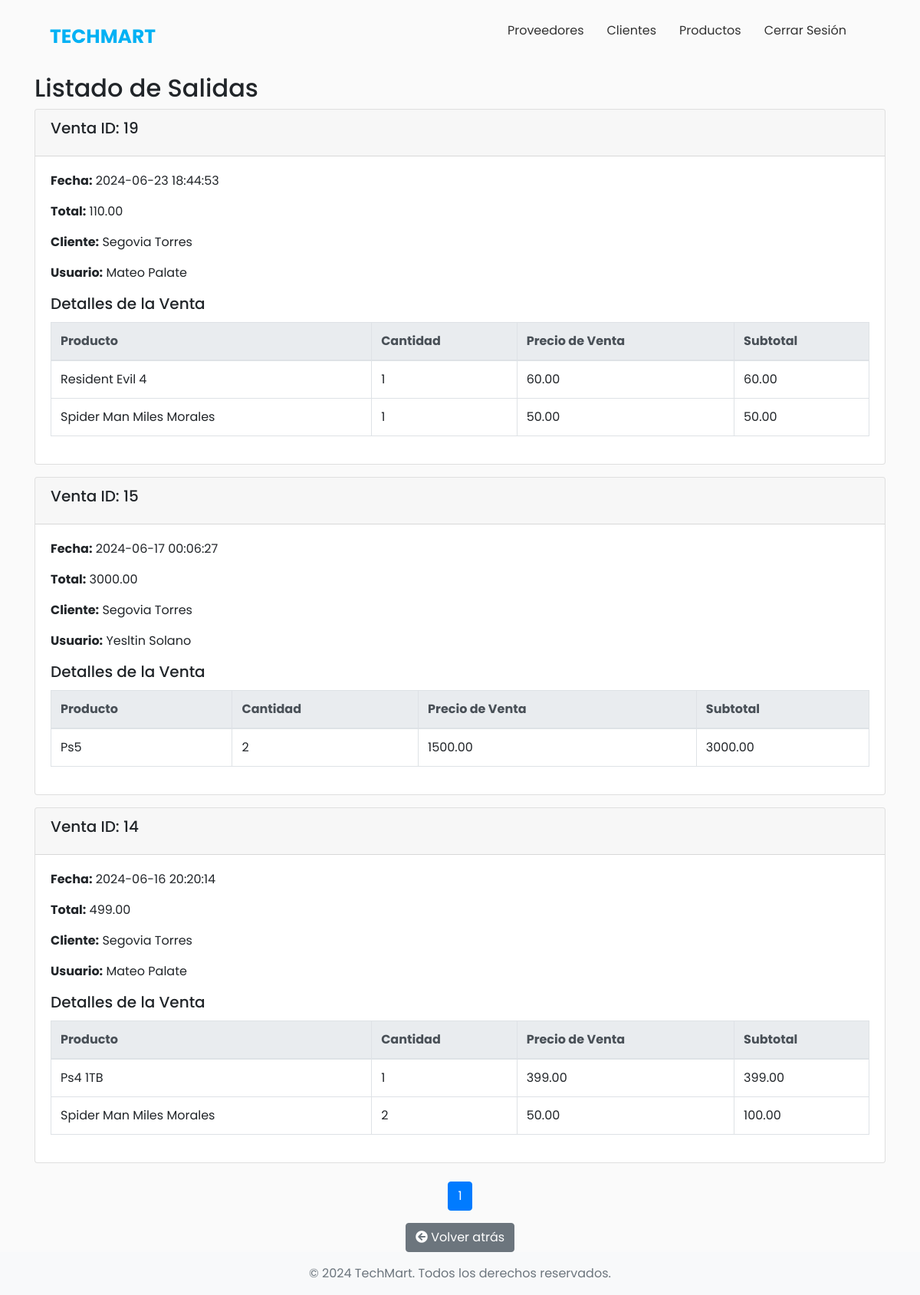
The page /salidaReporte.php on the database its author committed.
### tables this page shows
CREATE TABLE `ventaproducto` (
  `VentaID` int NOT NULL AUTO_INCREMENT,
  `ClienteCedula` varchar(10) DEFAULT NULL,
  `UsuarioCedula` varchar(10) DEFAULT NULL,
  `Fecha` datetime DEFAULT NULL,
  `Total` decimal(10,2) DEFAULT NULL,
  PRIMARY KEY (`VentaID`),
  KEY `ClienteCedula` (`ClienteCedula`),
  KEY `UsuarioCedula` (`UsuarioCedula`),
  CONSTRAINT `ventaproducto_ibfk_1` FOREIGN KEY (`ClienteCedula`) REFERENCES `clientes` (`Cedula`),
  CONSTRAINT `ventaproducto_ibfk_2` FOREIGN KEY (`UsuarioCedula`) REFERENCES `usuarios` (`Cedula`)
);

CREATE TABLE `clientes` (
  `Cedula` varchar(10) NOT NULL,
  `Nombre` varchar(100) DEFAULT NULL,
  `Apellido` varchar(100) DEFAULT NULL,
  `Ciudad` varchar(100) DEFAULT NULL,
  `Direccion` varchar(255) DEFAULT NULL,
  `Telefono` varchar(20) DEFAULT NULL,
  `Email` varchar(100) DEFAULT NULL,
  `contrasena` varchar(10) NOT NULL,
  PRIMARY KEY (`Cedula`)
);

CREATE TABLE `usuarios` (
  `Cedula` varchar(10) NOT NULL,
  `Nombre` varchar(100) DEFAULT NULL,
  `Apellido` varchar(100) DEFAULT NULL,
  `Ciudad` varchar(100) DEFAULT NULL,
  `Direccion` varchar(255) DEFAULT NULL,
  `Telefono` varchar(20) DEFAULT NULL,
  `Email` varchar(100) DEFAULT NULL,
  `contrasena` varchar(10) NOT NULL,
  `rol_id` int DEFAULT NULL,
  PRIMARY KEY (`Cedula`),
  KEY `rol_id` (`rol_id`),
  CONSTRAINT `usuarios_ibfk_1` FOREIGN KEY (`rol_id`) REFERENCES `rol` (`id`)
);

CREATE TABLE `productos` (
  `ProductoID` int NOT NULL AUTO_INCREMENT,
  `Nombre` varchar(100) DEFAULT NULL,
  `Descripcion` varchar(255) DEFAULT NULL,
  `PrecioPublico` decimal(10,2) DEFAULT NULL,
  `Stock` int DEFAULT NULL,
  `img` varchar(255) DEFAULT NULL,
  `Categoria` int DEFAULT NULL,
  PRIMARY KEY (`ProductoID`),
  KEY `FK_Categoria` (`Categoria`),
  CONSTRAINT `FK_Categoria` FOREIGN KEY (`Categoria`) REFERENCES `categorias` (`CategoriaID`)
);

CREATE TABLE `detalleventaproducto` (
  `DetalleVentaID` int NOT NULL AUTO_INCREMENT,
  `VentaID` int DEFAULT NULL,
  `ProductoID` int DEFAULT NULL,
  `Cantidad` int DEFAULT NULL,
  `precioPublico` decimal(10,2) DEFAULT NULL,
  `subTotal` decimal(10,2) DEFAULT NULL,
  PRIMARY KEY (`DetalleVentaID`),
  KEY `VentaID` (`VentaID`),
  KEY `ProductoID` (`ProductoID`),
  CONSTRAINT `detalleventaproducto_ibfk_1` FOREIGN KEY (`VentaID`) REFERENCES `ventaproducto` (`VentaID`),
  CONSTRAINT `detalleventaproducto_ibfk_2` FOREIGN KEY (`ProductoID`) REFERENCES `productos` (`ProductoID`)
);

### salidaReporte.php (the view, shortened to what this page needs)
<!DOCTYPE html>
<html lang="es">
<head>
    <link rel="stylesheet" href="https://stackpath.bootstrapcdn.com/bootstrap/4.5.2/css/bootstrap.min.css">
    <link rel="stylesheet" href="https://use.fontawesome.com/releases/v5.15.3/css/all.css">
    <link rel="stylesheet" href="css/styleBase.css">
</head>
<body>
<header class="header">
        <div class="menu container">
            <div class="logo" onclick="location.href='menu.php';" style="cursor: pointer;">TechMart</div>
            <nav class="navbar">
                <ul>
                    <li><a href="proveedores.php">Proveedores</a></li>
                    <li><a href="clientes.php">Clientes</a></li>
                    <li><a href="productos.php">Productos</a></li>
                    <li><a href="php/cerrarSesion.php?logout=true" id="cerrar">Cerrar Sesión</a></li>
                </ul>
            </nav>
        </div>
    </header>
    <div class="container">
        <h2>Listado de Salidas</h2>
        <?php
        include("php/conexion.php");
        $per_page = 10;
        if (isset($_GET['page']) && $_GET['page'] > 0) {
            $page = $_GET['page'];
        } else {
            $page = 1;
        }
        $start = ($page - 1) * $per_page;
        $count_sql = "SELECT COUNT(*) AS total FROM VentaProducto";
        $count_result = $conexion->query($count_sql);
        $count_row = $count_result->fetch_assoc();
        $total_records = $count_row['total'];
        $total_pages = ceil($total_records / $per_page);
        $range = 3;
        $start_range = $page - $range;
        $end_range = $page + $range;
        if ($start_range < 1) {
            $start_range = 1;
            $end_range = min($start_range + $range * 2, $total_pages);
        }
        $sql_ventas = "SELECT vp.VentaID, vp.Fecha, vp.Total,
                            c.Nombre AS ClienteNombre, c.Apellido AS ClienteApellido,
                            u.Nombre AS UsuarioNombre, u.Apellido AS UsuarioApellido,
                            dv.ProductoID, pr.Nombre AS ProductoNombre, dv.Cantidad, dv.precioPublico, dv.subTotal
                    FROM VentaProducto vp
                    JOIN Clientes c ON vp.ClienteCedula = c.Cedula
                    JOIN Usuarios u ON vp.UsuarioCedula = u.Cedula
                    JOIN DetalleVentaProducto dv ON vp.VentaID = dv.VentaID
                    JOIN Productos pr ON dv.ProductoID = pr.ProductoID
                    ORDER BY vp.Fecha DESC
                    LIMIT $start, $per_page";
        $result_ventas = $conexion->query($sql_ventas);
        if ($result_ventas->num_rows > 0) {
            $current_venta_id = null;
            while ($row = $result_ventas->fetch_assoc()) {
                if ($row['VentaID'] !== $current_venta_id) {
                    if ($current_venta_id !== null) {
                        echo '</tbody>';
                        echo '</table>';
                        echo '</div>';
                        echo '</div>';
                        echo '</div>';
                    }
                    echo '<div class="card mb-3">';
                    echo '<div class="card-header">';
                    echo '<h5 class="card-title">Venta ID: ' . $row['VentaID'] . '</h5>';
                    echo '</div>';
                    echo '<div class="card-body">';
                    echo '<p class="card-text"><strong>Fecha:</strong> ' . $row['Fecha'] . '</p>';
                    echo '<p class="card-text"><strong>Total:</strong> ' . $row['Total'] . '</p>';
                    echo '<p class="card-text"><strong>Cliente:</strong> ' . $row['ClienteNombre'] . ' ' . $row['ClienteApellido'] . '</p>';
                    echo '<p class="card-text"><strong>Usuario:</strong> ' . $row['UsuarioNombre'] . ' ' . $row['UsuarioApellido'] . '</p>';
                    echo '<h5 class="card-title">Detalles de la Venta</h5>';
                    echo '<div class="table-responsive">';
                    echo '<table class="table table-bordered">';
                    echo '<thead class="thead-light">';
                    echo '<tr><th>Producto</th><th>Cantidad</th><th>Precio de Venta</th><th>Subtotal</th></tr>';
                    echo '</thead>';
                    echo '<tbody>';
                    $current_venta_id = $row['VentaID'];
                }
                echo '<tr>';
                echo '<td>' . $row['ProductoNombre'] . '</td>';
                echo '<td>' . $row['Cantidad'] . '</td>';
                echo '<td>' . $row['precioPublico'] . '</td>';
                echo '<td>' . $row['subTotal'] . '</td>';
                echo '</tr>';
            }
            if ($current_venta_id !== null) {
                echo '</tbody>';
                echo '</table>';
                echo '</div>';
                echo '</div>';
                echo '</div>';
            }
        } else {
            echo '<p>No se encontraron ventas registradas.</p>';
        }
        ?>
        <div class="d-flex justify-content-center mt-4">
            <ul class="pagination">
                <?php
                for ($i = $start_range; $i <= $end_range; $i++) {
                    echo '<li class="page-item ' . ($page == $i ? 'active' : '') . '">';
                    echo '<a class="page-link" href="?page=' . $i . '">' . $i . '</a>';
                    echo '</li>';
                }
                ?>
            </ul>
        </div>
        <div class="btn-volver text-center">
            <a href="reportes.php" class="btn btn-secondary"><i class="fas fa-arrow-circle-left"></i> Volver atrás</a>
        </div>
    </div>
    <footer class="bg-light py-3 mt-auto">
        <div class="container text-center">
            <span class="text-muted">&copy; 2024 TechMart. Todos los derechos reservados.</span>
        </div>
    </footer>
</body>
</html>

### css/styleBase.css (style rules this page uses)
* { margin: 0; padding: 0; box-sizing: border-box; }
body { font-family: 'Poppins', sans-serif; background-color: #FAFAFA; }
.header { background-color: #FAFAFA; padding: 20px 0; }
.menu { display: flex; justify-content: space-between; align-items: center; max-width: 1100px; margin: 0 auto; }
.logo { font-size: 25px; font-weight: bold; text-transform: uppercase; color: #02B1F4; }
.menu .navbar { display: flex; align-items: center; }
.menu .navbar ul { display: flex; justify-content: space-between; }
.menu .navbar ul li { list-style-type: none; }
.menu .navbar ul li a { color: #323232; padding: 15px; text-decoration: none; }

### rows shown on the page
ventaproducto: VentaID "19", Fecha "2024-06-23 18:44:53", Total "110.00", ClienteCedula.Nombre "Segovia", ClienteCedula.Apellido "Torres", UsuarioCedula.Nombre "Mateo", UsuarioCedula.Apellido "Palate", productos.Nombre "Resident Evil 4", detalleventaproducto.Cantidad "1", detalleventaproducto.precioPublico "60.00", detalleventaproducto.subTotal "60.00", productos.Nombre "Spider Man Miles Morales", detalleventaproducto.precioPublico "50.00", detalleventaproducto.subTotal "50.00"
ventaproducto: VentaID "15", Fecha "2024-06-17 00:06:27", Total "3000.00", ClienteCedula.Nombre "Segovia", ClienteCedula.Apellido "Torres", UsuarioCedula.Nombre "Yesltin", UsuarioCedula.Apellido "Solano", productos.Nombre "Ps5", detalleventaproducto.Cantidad "2", detalleventaproducto.precioPublico "1500.00", detalleventaproducto.subTotal "3000.00"
ventaproducto: VentaID "14", Fecha "2024-06-16 20:20:14", Total "499.00", ClienteCedula.Nombre "Segovia", ClienteCedula.Apellido "Torres", UsuarioCedula.Nombre "Mateo", UsuarioCedula.Apellido "Palate", productos.Nombre "Ps4 1TB", detalleventaproducto.Cantidad "1", detalleventaproducto.precioPublico "399.00", detalleventaproducto.subTotal "399.00", productos.Nombre "Spider Man Miles Morales", detalleventaproducto.Cantidad "2", detalleventaproducto.precioPublico "50.00", detalleventaproducto.subTotal "100.00"
